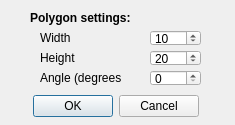
<?xml version="1.0" encoding="UTF-8"?>
<ui version="4.0">
 <class>QRectangleCreator_settings</class>
 <widget class="QDialog" name="QRectangleCreator_settings">
  <property name="geometry">
   <rect>
    <x>0</x>
    <y>0</y>
    <width>235</width>
    <height>125</height>
   </rect>
  </property>
  <property name="minimumSize">
   <size>
    <width>235</width>
    <height>125</height>
   </size>
  </property>
  <property name="maximumSize">
   <size>
    <width>235</width>
    <height>125</height>
   </size>
  </property>
  <property name="windowTitle">
   <string>QRectangleCreattor - settings</string>
  </property>
  <widget class="QDialogButtonBox" name="button_box">
   <property name="geometry">
    <rect>
     <x>0</x>
     <y>90</y>
     <width>231</width>
     <height>32</height>
    </rect>
   </property>
   <property name="orientation">
    <enum>Qt::Horizontal</enum>
   </property>
   <property name="standardButtons">
    <set>QDialogButtonBox::Cancel|QDialogButtonBox::Ok</set>
   </property>
   <property name="centerButtons">
    <bool>true</bool>
   </property>
  </widget>
  <widget class="QLabel" name="label">
   <property name="geometry">
    <rect>
     <x>30</x>
     <y>10</y>
     <width>121</width>
     <height>16</height>
    </rect>
   </property>
   <property name="font">
    <font>
     <weight>75</weight>
     <bold>true</bold>
    </font>
   </property>
   <property name="text">
    <string>Polygon settings:</string>
   </property>
  </widget>
  <widget class="QLabel" name="label_3">
   <property name="geometry">
    <rect>
     <x>40</x>
     <y>30</y>
     <width>81</width>
     <height>16</height>
    </rect>
   </property>
   <property name="text">
    <string>Width</string>
   </property>
  </widget>
  <widget class="QLabel" name="label_4">
   <property name="geometry">
    <rect>
     <x>40</x>
     <y>50</y>
     <width>81</width>
     <height>16</height>
    </rect>
   </property>
   <property name="text">
    <string>Height</string>
   </property>
  </widget>
  <widget class="QLabel" name="label_5">
   <property name="geometry">
    <rect>
     <x>40</x>
     <y>70</y>
     <width>81</width>
     <height>16</height>
    </rect>
   </property>
   <property name="text">
    <string>Angle (degrees)</string>
   </property>
  </widget>
  <widget class="QSpinBox" name="width">
   <property name="geometry">
    <rect>
     <x>150</x>
     <y>30</y>
     <width>51</width>
     <height>16</height>
    </rect>
   </property>
   <property name="maximum">
    <number>10000</number>
   </property>
   <property name="value">
    <number>10</number>
   </property>
  </widget>
  <widget class="QSpinBox" name="height">
   <property name="geometry">
    <rect>
     <x>150</x>
     <y>50</y>
     <width>51</width>
     <height>16</height>
    </rect>
   </property>
   <property name="maximum">
    <number>10000</number>
   </property>
   <property name="value">
    <number>20</number>
   </property>
  </widget>
  <widget class="QSpinBox" name="angle">
   <property name="geometry">
    <rect>
     <x>150</x>
     <y>70</y>
     <width>51</width>
     <height>16</height>
    </rect>
   </property>
   <property name="maximum">
    <number>10000</number>
   </property>
  </widget>
 </widget>
 <resources/>
 <connections>
  <connection>
   <sender>button_box</sender>
   <signal>accepted()</signal>
   <receiver>QRectangleCreator_settings</receiver>
   <slot>accept()</slot>
   <hints>
    <hint type="sourcelabel">
     <x>20</x>
     <y>20</y>
    </hint>
    <hint type="destinationlabel">
     <x>20</x>
     <y>20</y>
    </hint>
   </hints>
  </connection>
  <connection>
   <sender>button_box</sender>
   <signal>rejected()</signal>
   <receiver>QRectangleCreator_settings</receiver>
   <slot>reject()</slot>
   <hints>
    <hint type="sourcelabel">
     <x>20</x>
     <y>20</y>
    </hint>
    <hint type="destinationlabel">
     <x>20</x>
     <y>20</y>
    </hint>
   </hints>
  </connection>
 </connections>
</ui>
